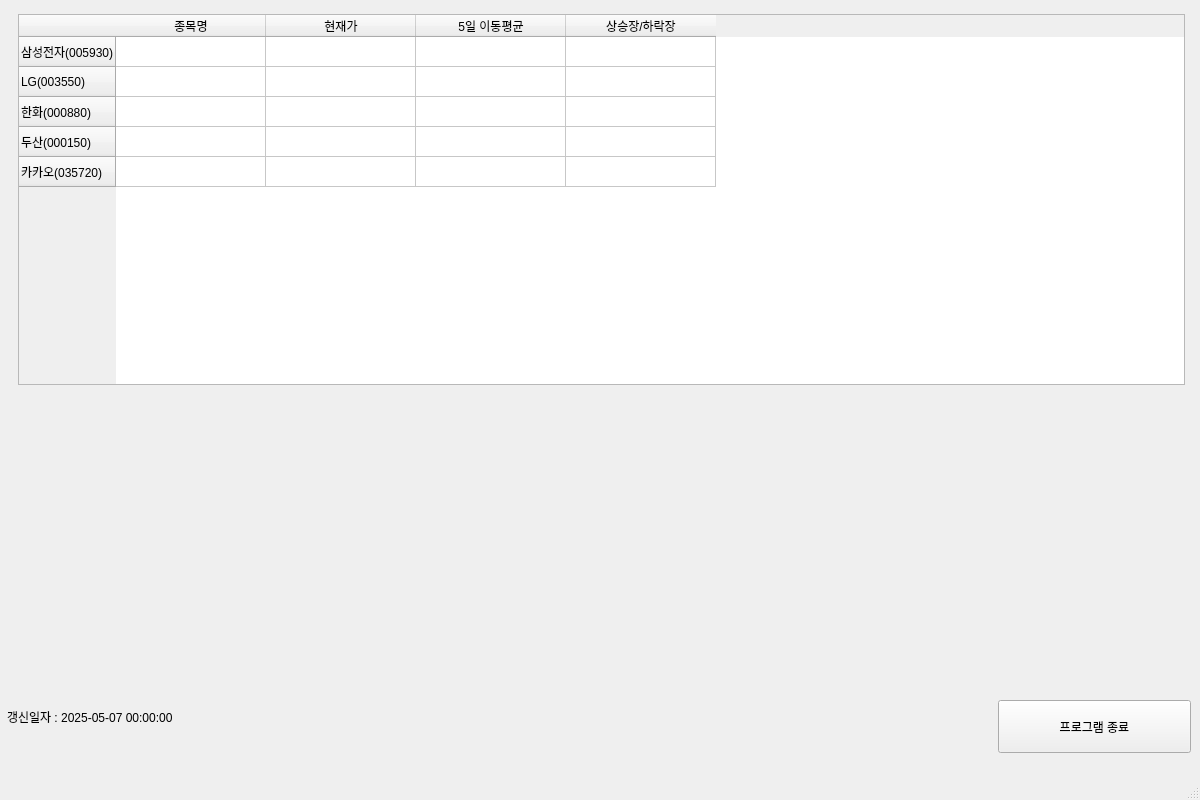
<?xml version="1.0" encoding="UTF-8"?>
<ui version="4.0">
 <class>MainWindow</class>
 <widget class="QMainWindow" name="MainWindow">
  <property name="geometry">
   <rect>
    <x>0</x>
    <y>0</y>
    <width>1200</width>
    <height>800</height>
   </rect>
  </property>
  <property name="windowTitle">
   <string>주식 프로그램</string>
  </property>
  <widget class="QWidget" name="centralwidget">
   <widget class="QPushButton" name="btnClose">
    <property name="geometry">
     <rect>
      <x>998</x>
      <y>700</y>
      <width>193</width>
      <height>53</height>
     </rect>
    </property>
    <property name="text">
     <string>프로그램 종료</string>
    </property>
   </widget>
   <widget class="QTableWidget" name="tbl_finance">
    <property name="geometry">
     <rect>
      <x>18</x>
      <y>14</y>
      <width>1167</width>
      <height>371</height>
     </rect>
    </property>
    <property name="minimumSize">
     <size>
      <width>771</width>
      <height>0</height>
     </size>
    </property>
    <attribute name="horizontalHeaderDefaultSectionSize">
     <number>150</number>
    </attribute>
    <attribute name="horizontalHeaderMinimumSectionSize">
     <number>23</number>
    </attribute>
    <row>
     <property name="text">
      <string>삼성전자(005930)</string>
     </property>
    </row>
    <row>
     <property name="text">
      <string>LG(003550)</string>
     </property>
    </row>
    <row>
     <property name="text">
      <string>한화(000880)</string>
     </property>
    </row>
    <row>
     <property name="text">
      <string>두산(000150)</string>
     </property>
    </row>
    <row>
     <property name="text">
      <string>카카오(035720)</string>
     </property>
    </row>
    <column>
     <property name="text">
      <string>종목명</string>
     </property>
    </column>
    <column>
     <property name="text">
      <string>현재가</string>
     </property>
    </column>
    <column>
     <property name="text">
      <string>5일 이동평균</string>
     </property>
    </column>
    <column>
     <property name="text">
      <string>상승장/하락장</string>
     </property>
    </column>
   </widget>
   <widget class="QLabel" name="lb_date">
    <property name="geometry">
     <rect>
      <x>7</x>
      <y>696</y>
      <width>583</width>
      <height>41</height>
     </rect>
    </property>
    <property name="text">
     <string>갱신일자 : 2025-05-07 00:00:00</string>
    </property>
   </widget>
  </widget>
  <widget class="QMenuBar" name="menubar">
   <property name="geometry">
    <rect>
     <x>0</x>
     <y>0</y>
     <width>1200</width>
     <height>22</height>
    </rect>
   </property>
  </widget>
  <widget class="QStatusBar" name="statusbar"/>
 </widget>
 <resources/>
 <connections/>
</ui>
